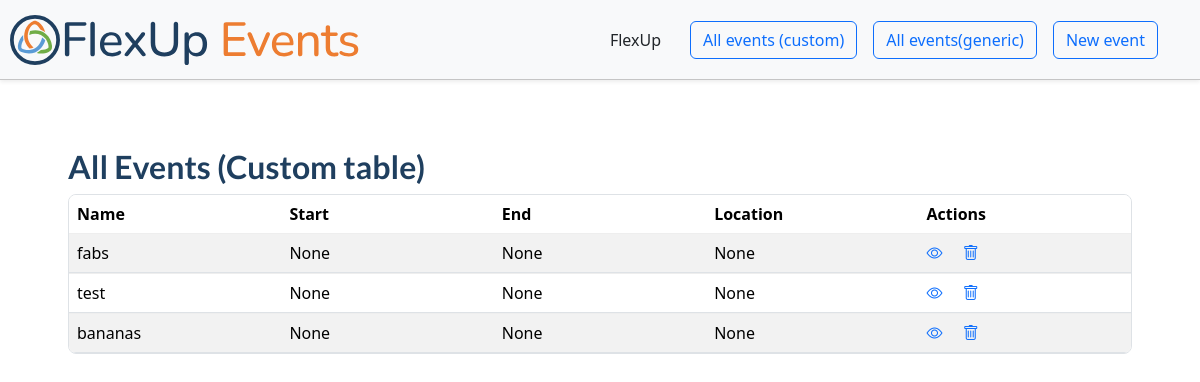
The page /events_custom/ on the database as committed earlier.
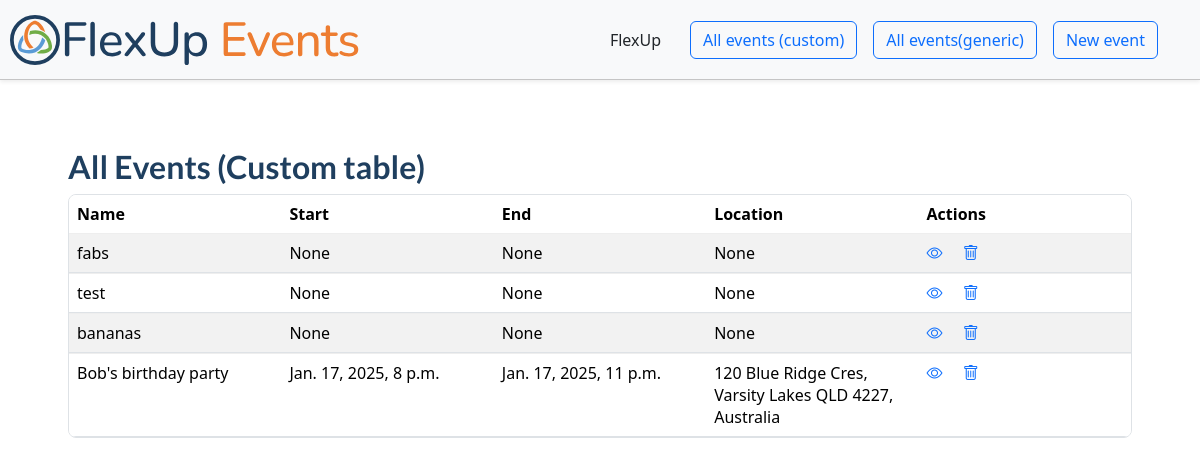
The same page on the database as committed later.
### events/models.py (models this page shows, shortened)
class Event(models.Model):
    name = models.CharField(max_length=100, verbose_name='Event name')
    start_datetime = models.DateTimeField(verbose_name="Start date & time", blank=True, null=True)
    end_datetime = models.DateTimeField(verbose_name="End date & time", blank=True, null=True)
    description = models.TextField(verbose_name='Description', blank=True, null=True)
    location = models.CharField(max_length=200, verbose_name='Location', blank=True, null=True)
    slug = models.SlugField(unique=True, default=uuid4)

### events/views.py (the view)
# urls.py: path('events_custom/', EventCustomListView.as_view(), name='events_custom'),
class EventCustomListView(ListView):
    model = Event
    template_name = 'events_custom.html'   # you can name this file whatever you want
    context_object_name = 'events'       # default is "object_list"

### templates/events_custom.html (shortened to what this page needs)
{% extends "base.html" %}
{% block content %}
    <h2 style="width: 100%;">All Events (Custom table)</h2>
    <table class="table table-striped">
    <thead>
        <tr>
        <th>Name</th>
        <th>Start</th>
        <th>End</th>
        <th>Location</th>
        <th>Actions</th>
        </tr>
    </thead>
    <tbody>
        {% for event in events %}
        <tr>
            <td>{{ event.name }}</td>
            <td>{{ event.start_datetime }}</td>
            <td>{{ event.end_datetime }}</td>
            <td>{{ event.location }}</td>
            <td>
                    <a href="{% url 'event_view' event.slug %}"><i class="bi bi-eye"></i></a>
                    <a href="#" onclick="deleteEvent('{{ event.slug }}')" class="ms-3"><i class="bi bi-trash"></i></a>
            </td>
        </tr>
        {% empty %}
        <tr>
            <td colspan="4">No events found.</td>
        </tr>
        {% endfor %}
    </tbody>
    </table>
{% endblock %}

Rows that differ between the two databases and show on the page:
added Event: name "Bob's birthday party", start_datetime "Jan. 17, 2025, 8 p.m.", end_datetime "Jan. 17, 2025, 11 p.m.", location "120 Blue Ridge Cres, Varsity Lakes QLD 4227, Australia"
